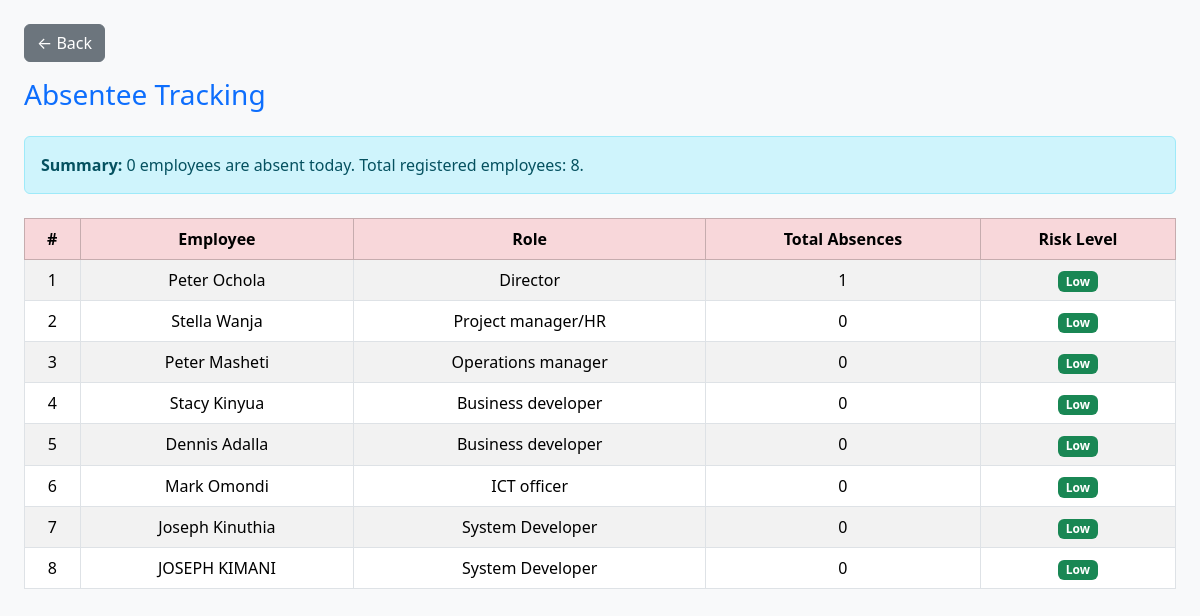
The app's page /absentee.php (signed in) with its own data.
### tables this page shows
CREATE TABLE `employees` (
  `id` int(11) NOT NULL,
  `name` varchar(100) NOT NULL,
  `email` varchar(100) DEFAULT NULL,
  `phone` varchar(20) DEFAULT NULL,
  `department` varchar(50) DEFAULT NULL,
  `position` varchar(50) DEFAULT NULL,
  `bank_name` varchar(50) DEFAULT NULL,
  `account_number` varchar(50) DEFAULT NULL,
  `address` varchar(255) DEFAULT NULL,
  `role` varchar(50) DEFAULT NULL,
  `date_joined` date DEFAULT curdate(),
  `progress` text DEFAULT NULL,
  `username` varchar(50) NOT NULL,
  `password` varchar(255) NOT NULL,
  `created_at` timestamp NOT NULL DEFAULT current_timestamp(),
  `salary` decimal(10,2) DEFAULT 0.00
);

### absentee.php (the view, shortened to what this page needs)
<?php
include('db.php');
$absent = $conn->query("
    SELECT e.id, e.name, e.role, COUNT(a.id) AS total_absences
    FROM employees e
    LEFT JOIN attendance a ON e.id = a.employee_id AND a.status='Absent'
    GROUP BY e.id
");
$totalEmployees = $conn->query("SELECT COUNT(*) AS total FROM employees")->fetch_assoc()['total'];
$totalAbsentToday = $conn->query("
    SELECT COUNT(*) AS total
    FROM attendance
    WHERE date = CURDATE() AND status = 'Absent'
")->fetch_assoc()['total'];
?>
<!DOCTYPE html>
<html lang="en">
<head>
<link href="https://cdn.jsdelivr.net/npm/bootstrap@5.3.3/dist/css/bootstrap.min.css" rel="stylesheet">
</head>
<body class="p-4 bg-light">
<a href="admin_dashboard.php" class="btn btn-secondary mb-3">← Back</a>
<h3 class="text-primary mb-4"> Absentee Tracking</h3>
<div class="mb-4">
  <div class="alert alert-info">
    <strong>Summary:</strong> <?= $totalAbsentToday ?> employees are absent today.
    Total registered employees: <?= $totalEmployees ?>.
  </div>
</div>
<table class="table table-bordered table-striped text-center align-middle">
<thead class="table-danger">
<tr>
  <th>#</th>
  <th>Employee</th>
  <th>Role</th>
  <th>Total Absences</th>
  <th>Risk Level</th>
</tr>
</thead>
<tbody>
<?php
$counter = 1;
while($row = $absent->fetch_assoc()):
  $riskBadge = '';
  if ($row['total_absences'] >= 10) {
      $riskBadge = "<span class='badge badge-high'> High</span>";
  } elseif ($row['total_absences'] >= 5) {
      $riskBadge = "<span class='badge badge-medium'>Moderate</span>";
  } else {
      $riskBadge = "<span class='badge badge-low'>Low</span>";
  }
?>
<tr>
  <td><?= $counter++ ?></td>
  <td><?= htmlspecialchars($row['name']) ?></td>
  <td><?= htmlspecialchars($row['role']) ?></td>
  <td><?= $row['total_absences'] ?></td>
  <td><?= $riskBadge ?></td>
</tr>
<?php endwhile; ?>
</tbody>
</table>
</body>
</html>

### absentee.php (style rules this page uses)
.badge-low { background-color: #198754; }

### records on screen
employees: name "Peter Ochola", role "Director", total_absences "1"
employees: name "Stella Wanja", role "Project manager/HR", total_absences "0"
employees: name "Peter Masheti", role "Operations manager", total_absences "0"
employees: name "Stacy Kinyua", role "Business developer", total_absences "0"
employees: name "Dennis Adalla", role "Business developer", total_absences "0"
employees: name "Mark Omondi", role "ICT officer", total_absences "0"
employees: name "Joseph Kinuthia", role "System Developer", total_absences "0"
employees: name "JOSEPH KIMANI", role "System Developer", total_absences "0"

### other values on screen
$totalAbsentToday "0"
$totalEmployees "8"
